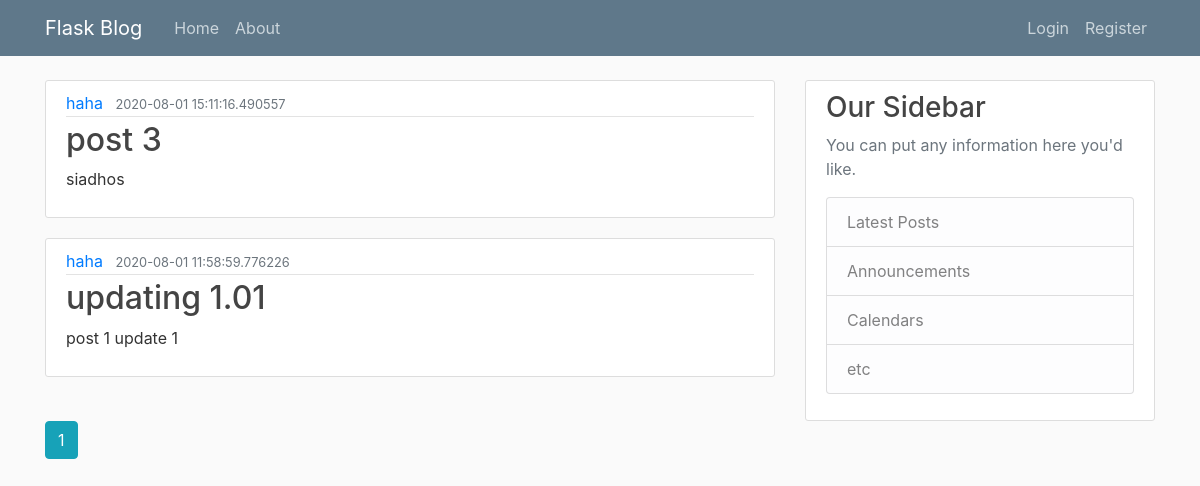
Page /home on the earlier database version.
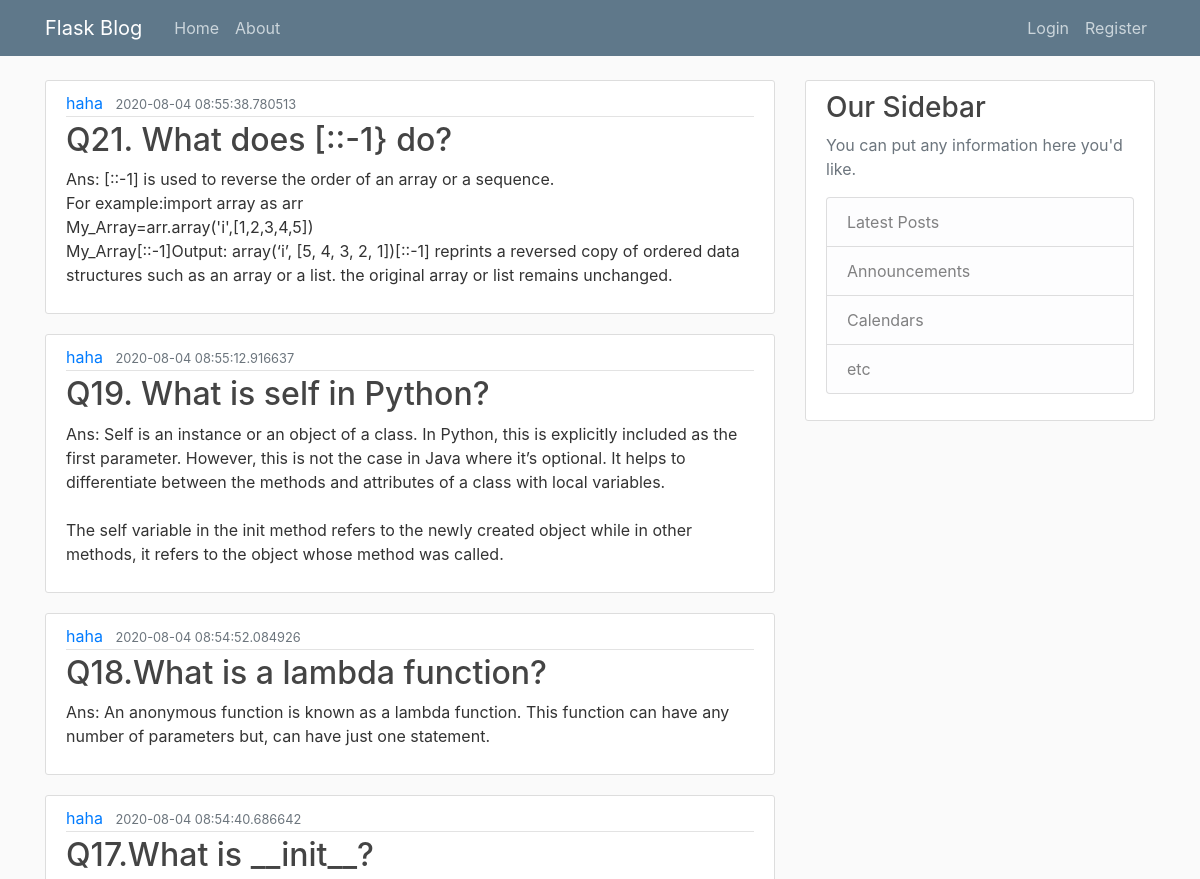
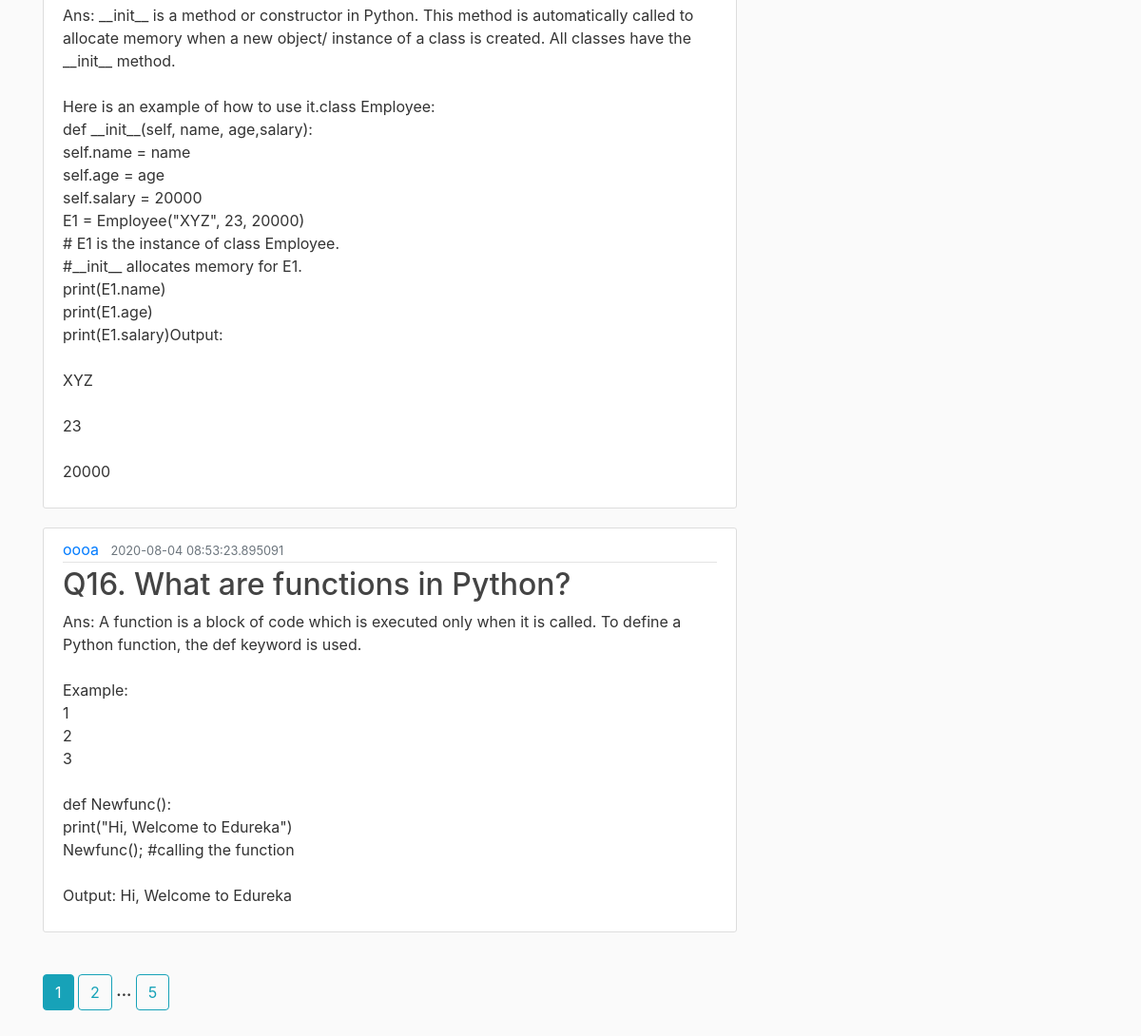
Same page on the later database version (2 pictures, top to bottom).
### blogflask/models.py (models this page shows, shortened)
class User(db.Model,UserMixin):
    id = db.Column(db.Integer, primary_key=True)
    username = db.Column(db.String(20), unique=True, nullable=False)
    email = db.Column(db.String(120), unique=True, nullable=False)
    image_file = db.Column(db.String(20), nullable=False, default='default.jpg')
    passwords = db.Column(db.String(20), nullable=False)
    posts = db.relationship('Post', backref='author', lazy=True)

class Post(db.Model):
    id = db.Column(db.Integer, primary_key=True)
    title = db.Column(db.String(100), nullable=False)
    date_posted = db.Column(db.DateTime, nullable=False, default=datetime.utcnow)
    content = db.Column(db.Text, nullable=False)
    user_id = db.Column(db.Integer, db.ForeignKey('user.id'), nullable=False)

### blogflask/router.py (the view)
@app.route('/')
@app.route('/home')
def home():
    page = request.args.get('page', 1, type=int)
    posts = Post.query.order_by(Post.date_posted.desc()).paginate(page=page, per_page=5)
    return render_template("home.html", posts=posts, title='Home', user=User())

### blogflask/templates/home.html
{% extends "layout.html" %}
{% block content %}
    {% for post in posts.items %}
        <article class="media content-section">
            <div class="media-body">
                <div class="article-metadata">
                    <a class="mr-2" href="{{ url_for('user_posts', user_id=user.query.get(post.user_id).id)}}">{{ user.query.get(post.user_id).username}}</a>
                    <small class="text-muted">{{ post.date_posted }}</small>
                </div>
                <h2><a class="article-title" href="#">{{ post.title }}</a></h2>
                <p class="article-content">{{ post.content }}</p>
            </div>
        </article>
    {% endfor %}
    <br>
    {% for page_num in posts.iter_pages(left_edge=1,right_edge=1,left_current=2,right_current=2) %}
        {% if page_num %}
            {% if posts.page==page_num %}
            <a class="btn btn-info btn-xs" href="{{ url_for('home' , page = page_num) }}">{{ page_num }}</a>
            {% else %}
                <a class="btn btn-outline-info btn-xs" href="{{ url_for('home' , page = page_num) }}">{{ page_num }}</a>
            {% endif %}
            {% else %}
            <b>...</b>
        {% endif %}
    {% endfor %}
{% endblock content %}

### blogflask/templates/layout.html (shortened to what this page needs)
<!DOCTYPE html>
<html>
<head>
<link rel="stylesheet" href="https://maxcdn.bootstrapcdn.com/bootstrap/4.5.0/css/bootstrap.min.css">
    <link rel="stylesheet" type="text/css" href="{{ url_for('static', filename='main.css') }}">
</head>
<body>
<header class="site-header">
    <nav class="navbar navbar-expand-md navbar-dark bg-steel fixed-top">
        <div class="container">
            <a class="navbar-brand mr-4" href="/">Flask Blog</a>
            <div class="collapse navbar-collapse" id="navbarToggle">
                <div class="navbar-nav mr-auto">
                    <a class="nav-item nav-link" href="/">Home</a>
                    <a class="nav-item nav-link" href="/about">About</a>
                </div>
                <div class="navbar-nav">
                    {% if current_user.is_authenticated %}
                        <a class="nav-item nav-link" href="/account">{{current_user.username }}</a>
                        <a class="nav-item nav-link" href="/post/new">Create Posts</a>
                         <a class="nav-item nav-link" href="{{ url_for('user_posts',user_id=current_user.id) }}">MY Posts</a>
                        <a class="nav-item nav-link" href="/logout">Logout</a>
                    {% else %}
                    <a class="nav-item nav-link" href="/login">Login</a>
                    <a class="nav-item nav-link" href="/register">Register</a>
                {% endif %}
                </div>
            </div>
        </div>
    </nav>
</header>
<main role="main" class="container">
    <div class="row">
        <div class="col-md-8">
            {% block content %}{% endblock %}
        </div>
        <div class="col-md-4">
            <div class="content-section">
                <h3>Our Sidebar</h3>
                <p class='text-muted'>You can put any information here you'd like.
                <ul class="list-group">
                    <li class="list-group-item list-group-item-light">Latest Posts</li>
                    <li class="list-group-item list-group-item-light">Announcements</li>
                    <li class="list-group-item list-group-item-light">Calendars</li>
                    <li class="list-group-item list-group-item-light">etc</li>
                </ul>
                </p>
            </div>
        </div>
    </div>
<br>
<br>
    <br>
    <br>
</main>
</body>
</html>

### blogflask/static/main.css (style rules this page uses)
body { background: #fafafa; color: #333333; margin-top: 5rem; }
h1, h2, h3, h4, h5, h6 { color: #444444; }
.bg-steel { background-color: #5f788a; }
.site-header .navbar-nav .nav-link { color: #cbd5db; }
.content-section { background: #ffffff; padding: 10px 20px; border: 1px solid #dddddd; border-radius: 3px; margin-bottom: 20px; }
.article-title { color: #444444; }
.article-content { white-space: pre-line; }
.article-metadata { padding-bottom: 1px; margin-bottom: 4px; border-bottom: 1px solid #e3e3e3 }

Differences in the rows shown:
no longer on this page (row unchanged): Post: {{ user.query.get(post.user_id).username }} "haha", date_posted "2020-08-01 15:11:16.490557", title "post 3", content "siadhos"
no longer on this page (row unchanged): Post: {{ user.query.get(post.user_id).username }} "haha", date_posted "2020-08-01 11:58:59.776226", title "updating 1.01", content "post 1 update 1"
added Post: {{ user.query.get(post.user_id).username }} "haha", date_posted "2020-08-04 08:55:38.780513", title "Q21. What does [::-1} do?", content "Ans: [::-1] is used to reverse the order of an array or a sequence. For example:import array as arr My_Array=arr.array('i',[1,2,3,4,5]) My_Array[::-1]Output: array(‘i’, [5, 4, 3, 2, 1])[::-1] reprints a reversed copy of ordered data structures such as an array or a list. the original array or list remains unchanged."
added Post: {{ user.query.get(post.user_id).username }} "haha", date_posted "2020-08-04 08:55:12.916637", title "Q19. What is self in Python?", content "Ans: Self is an instance or an object of a class. In Python, this is explicitly included as the first parameter. However, this is not the case in Java where it’s optional. It helps to differentiate between the methods and attributes of a class with local variables. The self variable in the init method refers to the newly created object while in other methods, it refers to the object whose method was called."
added Post: {{ user.query.get(post.user_id).username }} "haha", date_posted "2020-08-04 08:54:52.084926", title "Q18.What is a lambda function?", content "Ans: An anonymous function is known as a lambda function. This function can have any number of parameters but, can have just one statement."
added Post: {{ user.query.get(post.user_id).username }} "haha", date_posted "2020-08-04 08:54:40.686642", title "Q17.What is __init__?", content "Ans: __init__ is a method or constructor in Python. This method is automatically called to allocate memory when a new object/ instance of a class is created. All classes have the __init__ method. Here is an example of how to use it.class Employee: def __init__(self, name, age,salary): self.name = name self.age = age self.salary = 20000 E1 = Employee(\"XYZ\", 23, 20000) # E1 is the instance of class Employee. #__init__ allocates memory for E1. print(E1.name) print(E1.age) print(E1.salary)Output: XYZ 23 20000"
added Post: date_posted "2020-08-04 08:53:23.895091", title "Q16. What are functions in Python?", content "Ans: A function is a block of code which is executed only when it is called. To define a Python function, the def keyword is used. Example: 1 2 3 def Newfunc(): print(\"Hi, Welcome to Edureka\") Newfunc(); #calling the function Output: Hi, Welcome to Edureka"
added User: query.get "oooa"
Other differences:
new list line: "2"
new list line: "5"
